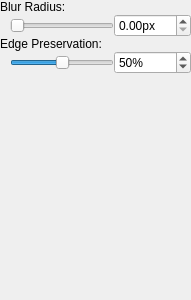
<?xml version="1.0" encoding="UTF-8"?>
<ui version="4.0">
 <class>FilterWidget</class>
 <widget class="QWidget" name="FilterWidget">
  <property name="geometry">
   <rect>
    <x>0</x>
    <y>0</y>
    <width>191</width>
    <height>300</height>
   </rect>
  </property>
  <property name="windowTitle">
   <string>Form</string>
  </property>
  <layout class="QVBoxLayout" name="verticalLayout" stretch="0,1">
   <property name="spacing">
    <number>0</number>
   </property>
   <property name="leftMargin">
    <number>0</number>
   </property>
   <property name="topMargin">
    <number>0</number>
   </property>
   <property name="rightMargin">
    <number>0</number>
   </property>
   <property name="bottomMargin">
    <number>0</number>
   </property>
   <item>
    <layout class="QGridLayout" name="gridLayout" columnstretch="1,0">
     <item row="3" column="0">
      <layout class="QHBoxLayout" name="horizontalLayout_4">
       <property name="spacing">
        <number>5</number>
       </property>
       <property name="leftMargin">
        <number>10</number>
       </property>
       <item>
        <widget class="QSlider" name="mSliderEdgePreservation">
         <property name="maximum">
          <number>100</number>
         </property>
         <property name="value">
          <number>50</number>
         </property>
         <property name="orientation">
          <enum>Qt::Horizontal</enum>
         </property>
        </widget>
       </item>
      </layout>
     </item>
     <item row="1" column="0">
      <layout class="QHBoxLayout" name="horizontalLayout_3">
       <property name="spacing">
        <number>5</number>
       </property>
       <property name="leftMargin">
        <number>10</number>
       </property>
       <item>
        <widget class="QSlider" name="mSliderRadius">
         <property name="maximum">
          <number>10000</number>
         </property>
         <property name="orientation">
          <enum>Qt::Horizontal</enum>
         </property>
        </widget>
       </item>
      </layout>
     </item>
     <item row="2" column="0">
      <widget class="QLabel" name="label_3">
       <property name="text">
        <string>Edge Preservation:</string>
       </property>
      </widget>
     </item>
     <item row="0" column="0">
      <widget class="QLabel" name="label_2">
       <property name="text">
        <string>Blur Radius:</string>
       </property>
      </widget>
     </item>
     <item row="1" column="1">
      <widget class="QDoubleSpinBox" name="mSpinRadius">
       <property name="suffix">
        <string>px</string>
       </property>
       <property name="maximum">
        <double>100.000000000000000</double>
       </property>
       <property name="singleStep">
        <double>0.100000000000000</double>
       </property>
      </widget>
     </item>
     <item row="3" column="1">
      <widget class="QSpinBox" name="mSpinEdgePreservation">
       <property name="suffix">
        <string>%</string>
       </property>
       <property name="maximum">
        <number>100</number>
       </property>
       <property name="value">
        <number>50</number>
       </property>
      </widget>
     </item>
    </layout>
   </item>
   <item>
    <spacer name="verticalSpacer">
     <property name="orientation">
      <enum>Qt::Vertical</enum>
     </property>
     <property name="sizeHint" stdset="0">
      <size>
       <width>0</width>
       <height>0</height>
      </size>
     </property>
    </spacer>
   </item>
  </layout>
 </widget>
 <resources/>
 <connections/>
</ui>
